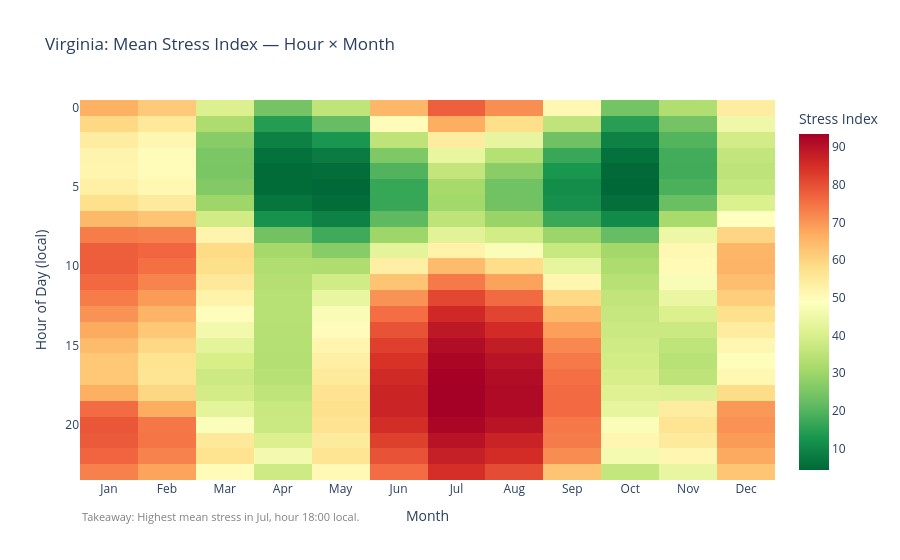

Here is the notebook cell this chart was saved with:
### Code cell
for region in REGIONS:
    sub = master[master["Region"] == region]
    heat = sub.groupby(["Month","Hour"])["Stress_Index"].mean().reset_index()
    heat_pivot = heat.pivot(index="Hour", columns="Month", values="Stress_Index")

    month_labels = ["Jan","Feb","Mar","Apr","May","Jun",
                    "Jul","Aug","Sep","Oct","Nov","Dec"]

    fig = px.imshow(
        heat_pivot, aspect="auto", color_continuous_scale="RdYlGn_r",
        title=f"{region}: Mean Stress Index — Hour × Month",
        labels={"x":"Month","y":"Hour of Day (local)","color":"Stress Index"},
        x=[month_labels[m-1] for m in sorted(heat_pivot.columns)],
    )
    peak_m, peak_h = heat.loc[heat["Stress_Index"].idxmax(), ["Month","Hour"]]
    takeaway = (f"Takeaway: Highest mean stress in {month_labels[int(peak_m)-1]}, "
                f"hour {int(peak_h):02d}:00 local.")
    fig.add_annotation(text=takeaway, xref="paper", yref="paper",
                       x=0, y=-0.12, showarrow=False, font=dict(size=11, color="gray"))
    fig.show()

### Figure 1 — Plotly figure (JSON) as saved in the notebook; plotly's stock layout.template omitted (floating-point values rounded to 4 significant figures; data arrays with more than 128 entries replaced by an {"elided": "..."} marker saying what was removed)
{"data": [{"coloraxis": "coloraxis", "hovertemplate": "Month: %{x}<br>Hour of Day (local): %{y}<br>Stress Index: %{z}<extra></extra>", "name": "0", "type": "heatmap", "x": ["Jan", "Feb", "Mar", "Apr", "May", "Jun", "Jul", "Aug", "Sep", "Oct", "Nov", "Dec"], "xaxis": "x", "y": [0, 1, 2, 3, 4, 5, 6, 7, 8, 9, 10, 11, 12, 13, 14, 15, 16, 17, 18, 19, 20, 21, 22, 23], "yaxis": "y", "z": {"elided": "24x12 float values"}}], "layout": {"annotations": [{"font": {"color": "gray", "size": 11}, "showarrow": false, "text": "Takeaway: Highest mean stress in Jul, hour 18:00 local.", "x": 0, "xref": "paper", "y": -0.12, "yref": "paper"}], "coloraxis": {"autocolorscale": false, "colorbar": {"title": {"text": "Stress Index"}}, "colorscale": [[0, "rgb(0,104,55)"], [0.1, "rgb(26,152,80)"], [0.2, "rgb(102,189,99)"], [0.3, "rgb(166,217,106)"], [0.4, "rgb(217,239,139)"], [0.5, "rgb(255,255,191)"], [0.6, "rgb(254,224,139)"], [0.7, "rgb(253,174,97)"], [0.8, "rgb(244,109,67)"], [0.9, "rgb(215,48,39)"], [1, "rgb(165,0,38)"]]}, "title": {"text": "Virginia: Mean Stress Index — Hour × Month"}, "xaxis": {"anchor": "y", "domain": [0, 1], "title": {"text": "Month"}}, "yaxis": {"anchor": "x", "autorange": "reversed", "domain": [0, 1], "title": {"text": "Hour of Day (local)"}}}}
